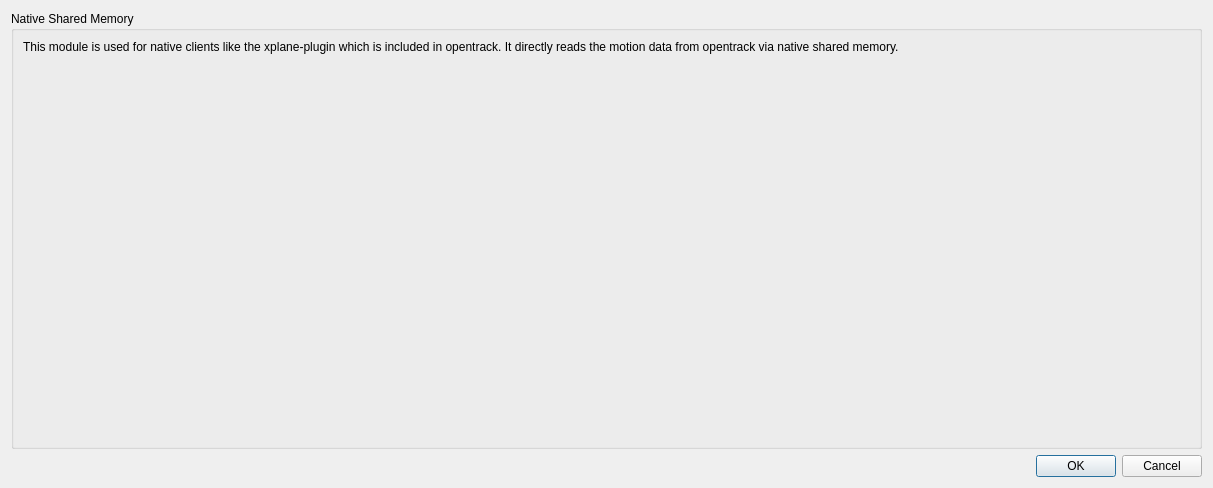
<?xml version="1.0" encoding="UTF-8"?>
<ui version="4.0">
 <class>UICFTControls</class>
 <widget class="QWidget" name="UICFTControls">
  <property name="windowModality">
   <enum>Qt::NonModal</enum>
  </property>
  <property name="geometry">
   <rect>
    <x>0</x>
    <y>0</y>
    <width>1213</width>
    <height>488</height>
   </rect>
  </property>
  <property name="windowTitle">
   <string>Native SHM</string>
  </property>
  <property name="windowIcon">
   <iconset>
    <normaloff>:/images/xplane.png</normaloff>:/images/xplane.png</iconset>
  </property>
  <property name="layoutDirection">
   <enum>Qt::LeftToRight</enum>
  </property>
  <property name="autoFillBackground">
   <bool>false</bool>
  </property>
  <layout class="QVBoxLayout" name="verticalLayout">
   <item>
    <widget class="QGroupBox" name="groupBox">
     <property name="title">
      <string>Native Shared Memory</string>
     </property>
     <layout class="QGridLayout" name="gridLayout_2">
      <item row="1" column="0">
       <widget class="QLabel" name="label">
        <property name="text">
         <string>This module is used for native clients like the xplane-plugin which is included in opentrack. It directly reads the motion data from opentrack via native shared memory.</string>
        </property>
        <property name="alignment">
         <set>Qt::AlignLeading|Qt::AlignLeft|Qt::AlignTop</set>
        </property>
       </widget>
      </item>
     </layout>
    </widget>
   </item>
   <item>
    <widget class="QDialogButtonBox" name="buttonBox">
     <property name="sizePolicy">
      <sizepolicy hsizetype="Expanding" vsizetype="Maximum">
       <horstretch>0</horstretch>
       <verstretch>0</verstretch>
      </sizepolicy>
     </property>
     <property name="standardButtons">
      <set>QDialogButtonBox::Cancel|QDialogButtonBox::Ok</set>
     </property>
    </widget>
   </item>
  </layout>
 </widget>
 <resources>
  <include location="shm-protocol.qrc"/>
 </resources>
 <connections/>
 <slots>
  <slot>startEngineClicked()</slot>
  <slot>stopEngineClicked()</slot>
  <slot>cameraSettingsClicked()</slot>
 </slots>
</ui>
